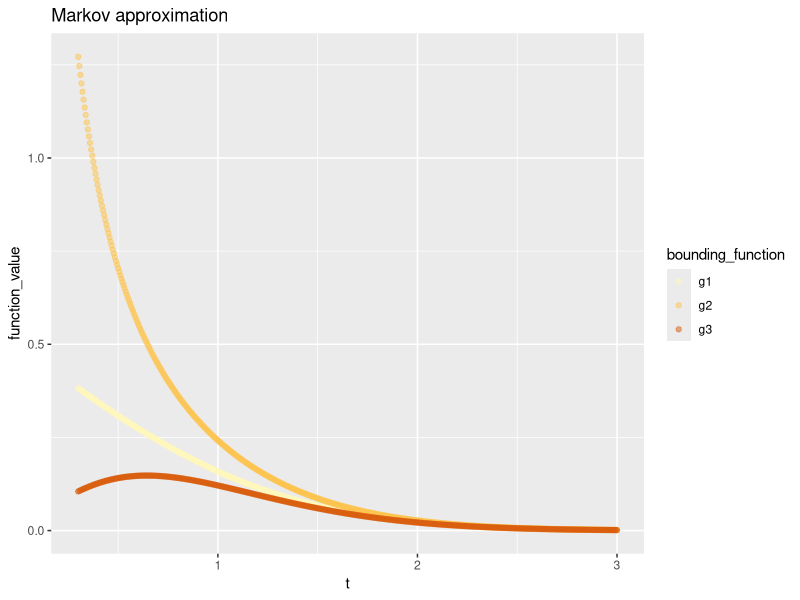
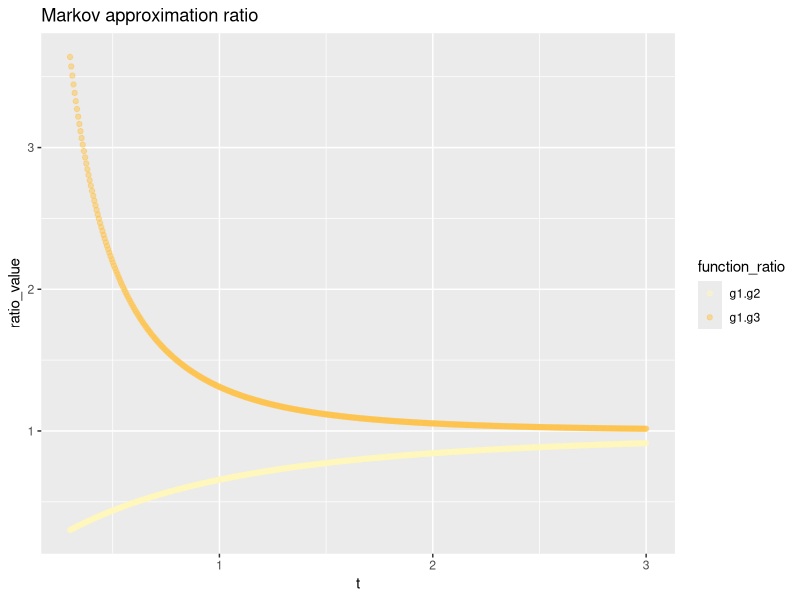
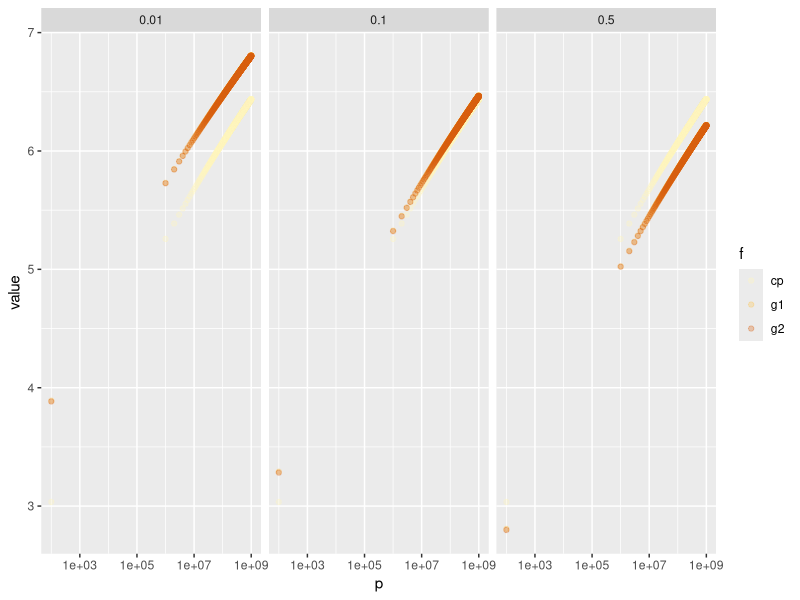
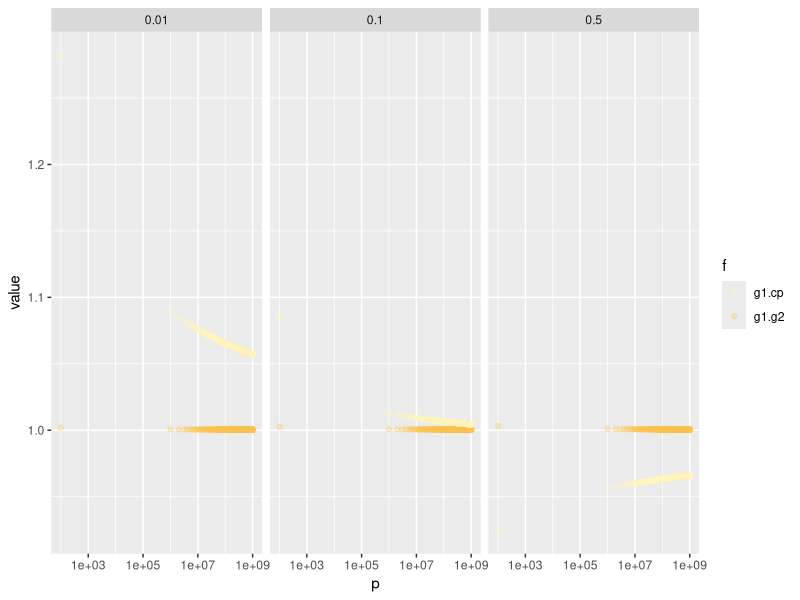
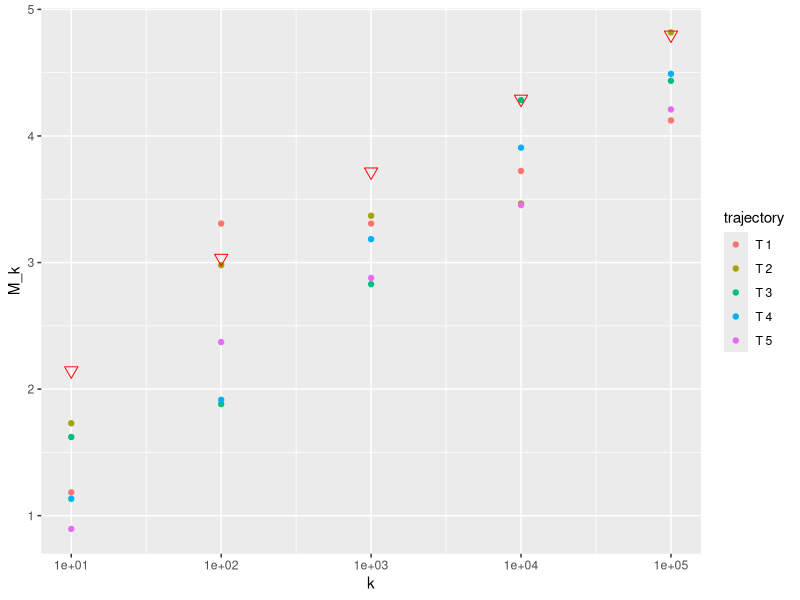
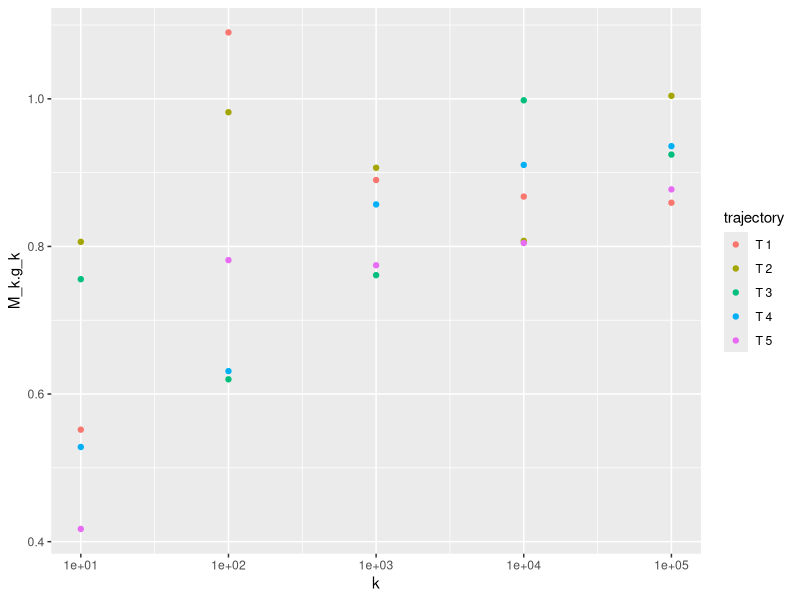

These figures' R source, in order:
## ---- chunk 1
knitr::opts_chunk$set(echo = TRUE)

library(dplyr)
library(tidyr)
library(ggplot2)
library(gridExtra)
## ---- chunk 2
create_approximation <- function(t) {
    cdf_t <- pnorm(t)
    pdf_t <- dnorm(t)
    g1 <- 1-cdf_t 
    g2 <- pdf_t/t 
    g3 <- dnorm(t) * (t / (1 + t^2))
    data.frame(t=t, g1=g1, g2=g2, g3=g3, `g1/g2`=g1/g2, `g1/g3`=g1/g3)
}

t <- seq(0.3, 3, length.out = 500)
markov_bounds_df <- dplyr::bind_rows(lapply(t, create_approximation))
markov_bounds_df.markov_long <- markov_bounds_df %>% 
                                select(1:4) %>% 
                                gather(key="bounding_function", 
                                       value="function_value", 
                                       c("g1", "g2", "g3"))

markov_bounds_plot <- ggplot(markov_bounds_df.markov_long, aes(x=t, y=function_value, color=bounding_function)) + 
                      geom_point(alpha=0.5) +
                      scale_color_brewer(palette="YlOrBr") + 
                      ggtitle("Markov approximation")
markov_bounds_plot
## ---- chunk 3
markov_bounds_df.ratio_long <- markov_bounds_df %>% 
                               select(c(1,5,6)) %>% 
                               gather(key="function_ratio", 
                                      value="ratio_value", 
                                      c("g1.g2", "g1.g3"))

ratio_bounds_plot <- ggplot(markov_bounds_df.ratio_long, aes(x=t, y=ratio_value, color=function_ratio)) + 
                     geom_point(alpha=0.5) +
                     scale_color_brewer(palette="YlOrBr") + 
                     ggtitle("Markov approximation ratio")
ratio_bounds_plot 
## ---- chunk 4
create_row <- function(p, alpha) {
    g1 <- qnorm(1 - alpha / (2 * p))
    cp <- sqrt(2 * log(p))
    B <- 2*log(2*p / alpha) - log(2 * pi)
    g2 <- sqrt(B - log(B))
    data.frame(p=p, alpha=alpha, g1=g1, cp=cp, g2=g2, `g1/g2`=g1/g2, `g1/cp`=g1/cp)
}

p <- seq(from=10^2, to=10^9, length.out=1000)
alpha <- c(0.01, 0.1, 0.5)
alpha <- rep(alpha, each=length(p))
p <- rep(p, 3)

df <- dplyr::bind_rows(mapply(create_row, p=p, alpha=alpha, SIMPLIFY = FALSE))
df.raw_functions <- df %>% select(1:5) %>% gather(key="f", value="value", c("g1", "cp", "g2"))
df.ratios <- df %>% select(c(1,2,6,7)) %>% gather(key="f", value="value", c("g1.g2", "g1.cp"))
## ---- chunk 5
raw_functions_plot <- ggplot(df.raw_functions, aes(x=p, y=value, color=f)) + 
                      geom_point(alpha=0.3) +
                      scale_color_brewer(palette="YlOrBr") +
                      scale_x_log10() +
                      facet_grid(.~alpha)
raw_functions_plot
## ---- chunk 6
ratios_plot <- ggplot(df.ratios, aes(x=p, y=value, color=f)) + 
    geom_point(alpha=0.3) + 
    scale_color_brewer(palette="YlOrBr") +
    scale_x_log10() +
    facet_grid(.~alpha)

ratios_plot
## ---- chunk 7
create_row <- function(k, p, trajectory_id) {
    M_k <- max(p[1:k])
    g_k <- sqrt(2 * log(k))
    data.frame(k=k, M_k=M_k, `M_k/g_k` = M_k/g_k, trajectory=trajectory_id)
}

create_k <- function(max_power) {10 ^ (1:max_power)}

create_trajectories <- function(k_v) {
    trajectories <- list()
    for (i in 1:5) {
        p = rnorm(10^length(k_v))
        trajectory_id <- paste("T", i)
        trajectories[[i]] = dplyr::bind_rows(lapply(k_v, create_row, p=p, trajectory_id=trajectory_id))
    }
    dplyr::bind_rows(trajectories)
    
}

k_v <- 10^(1:5)
trajectories <- create_trajectories(k_v)
g_k_df = data.frame(x=k_v, g_k=sqrt(2 * log(k_v)))
## ---- chunk 8
t_plot <- ggplot() + 
    geom_point(data=trajectories, aes(x=k, y=M_k, color=trajectory)) + 
    geom_point(data=g_k_df, aes(x=x, y=g_k), shape=25, color="red", size=3) +
    scale_x_log10() 
plot(t_plot)
## ---- chunk 9
gk_mk_plot <- ggplot(trajectories, aes(x=k, y=M_k.g_k, color=trajectory)) + geom_point() + scale_x_log10()
plot(gk_mk_plot)
## ---- chunk 10
bonferroni_test <- function(X, alpha) {
    n <- length(X)
    bonferroni_thresh <- qnorm(1 - alpha / (2 * n))
    # TRUE if H0 rejected
    sum(X > bonferroni_thresh) > 0
}

chi_sqare_test <- function(X, alpha) {
    n <- length(X)
    T_stat <- abs((sum(X^2) - n)/sqrt(2*n))
    # TRUE if H0 rejected
    T_stat > qnorm(1 - alpha/2)
}
    
test_sparse <- function(i, sample_size, alpha) {
    X <- rnorm(sample_size)
    X[1] <- 1.2 * sqrt(2* log(sample_size))
    bonferroni <- bonferroni_test(X, alpha)
    chi_square <- chi_sqare_test(X, alpha)
    data.frame(bonferroni=bonferroni, chi_square=chi_square)
}

test_dense <- function(i, sample_size, non_zero_mu, alpha) {
    X <- rnorm(sample_size)
    X[1:non_zero_mu] <- 0.15 * sqrt(2 * log(sample_size))
    bonferroni <- bonferroni_test(X, alpha)
    chi_square <- chi_sqare_test(X, alpha)
    data.frame(bonferroni=bonferroni, chi_square=chi_square)
}

sample_size = 1000
rep = 5000
sparse_res <- dplyr::bind_rows(lapply(1:rep, test_sparse, sample_size=sample_size, alpha=0.05))
dense_res <- dplyr::bind_rows(lapply(1:rep, test_dense, sample_size=sample_size, non_zero_mu=1000, alpha=0.05))
## ---- chunk 11
sparse_power <- colSums(sparse_res)/rep
sparse_power
## ---- chunk 12
dense_power <- colSums(dense_res)/rep
dense_power
